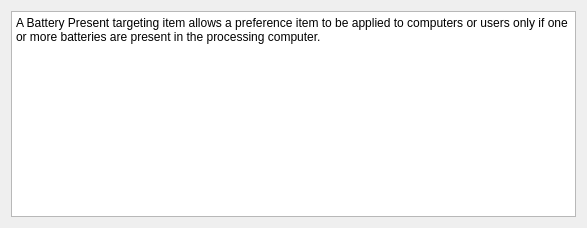
<?xml version="1.0" encoding="UTF-8"?>
<ui version="4.0">
 <class>BatteryPresent</class>
 <widget class="QWidget" name="BatteryPresent">
  <property name="geometry">
   <rect>
    <x>0</x>
    <y>0</y>
    <width>587</width>
    <height>228</height>
   </rect>
  </property>
  <property name="sizePolicy">
   <sizepolicy hsizetype="Preferred" vsizetype="Preferred">
    <horstretch>0</horstretch>
    <verstretch>0</verstretch>
   </sizepolicy>
  </property>
  <property name="windowTitle">
   <string/>
  </property>
  <layout class="QGridLayout" name="gridLayout">
   <item row="0" column="0">
    <widget class="QTextEdit" name="batteryTextEdit">
     <property name="sizePolicy">
      <sizepolicy hsizetype="Preferred" vsizetype="Preferred">
       <horstretch>0</horstretch>
       <verstretch>0</verstretch>
      </sizepolicy>
     </property>
     <property name="maximumSize">
      <size>
       <width>16777215</width>
       <height>16777215</height>
      </size>
     </property>
     <property name="html">
      <string>&lt;!DOCTYPE HTML PUBLIC &quot;-//W3C//DTD HTML 4.0//EN&quot; &quot;http://www.w3.org/TR/REC-html40/strict.dtd&quot;&gt;
&lt;html&gt;&lt;head&gt;&lt;meta name=&quot;qrichtext&quot; content=&quot;1&quot; /&gt;&lt;style type=&quot;text/css&quot;&gt;
p, li { white-space: pre-wrap; }
&lt;/style&gt;&lt;/head&gt;&lt;body style=&quot; font-family:'Noto Sans'; font-size:9pt; font-weight:400; font-style:normal;&quot;&gt;
&lt;p style=&quot; margin-top:0px; margin-bottom:0px; margin-left:0px; margin-right:0px; -qt-block-indent:0; text-indent:0px;&quot;&gt;A Battery Present targeting item allows a preference item to be applied to computers or users only if one or more batteries are present in the processing computer.&lt;/p&gt;&lt;/body&gt;&lt;/html&gt;</string>
     </property>
    </widget>
   </item>
  </layout>
 </widget>
 <resources/>
 <connections/>
</ui>
